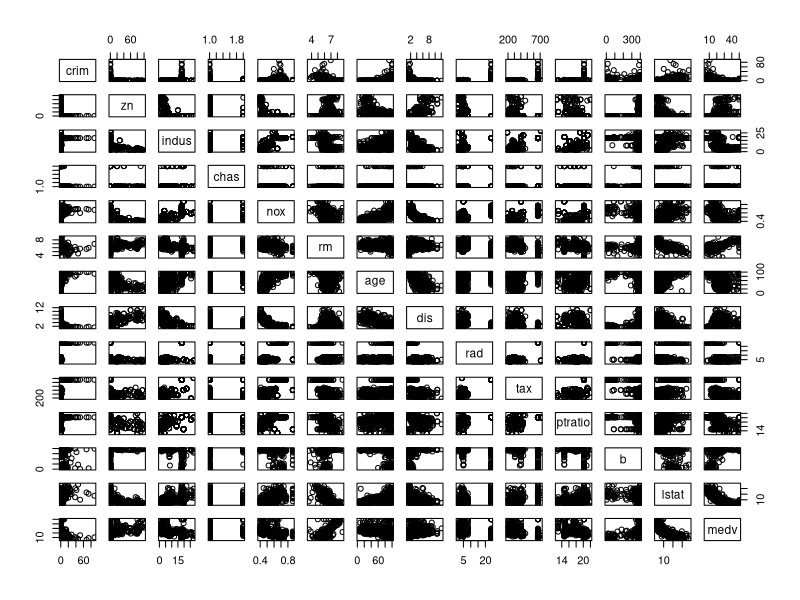
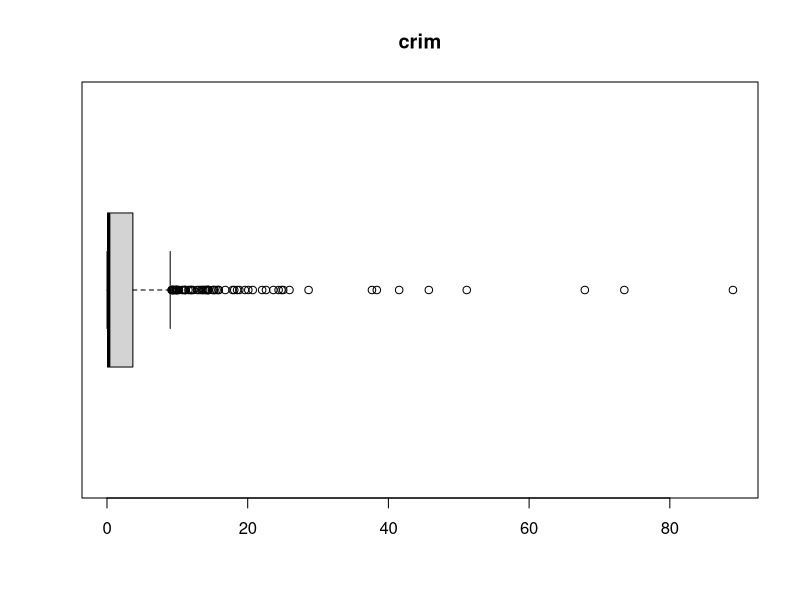
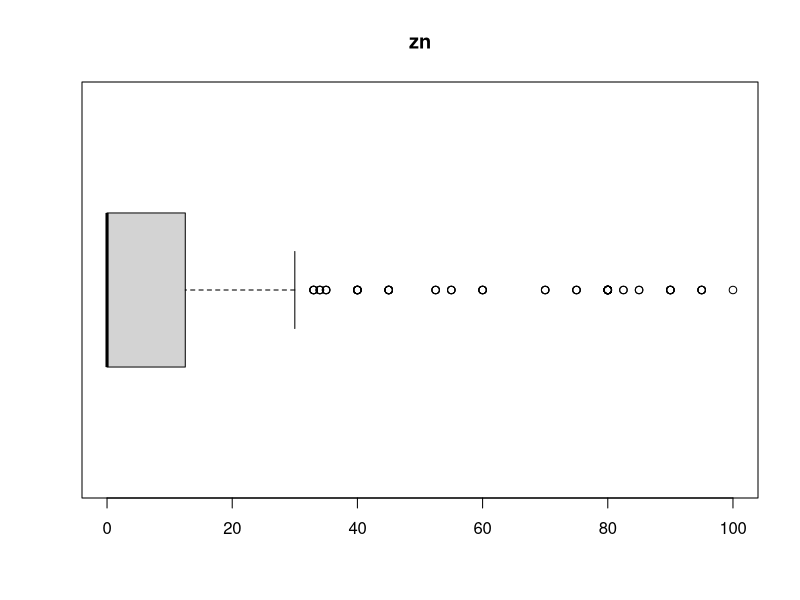
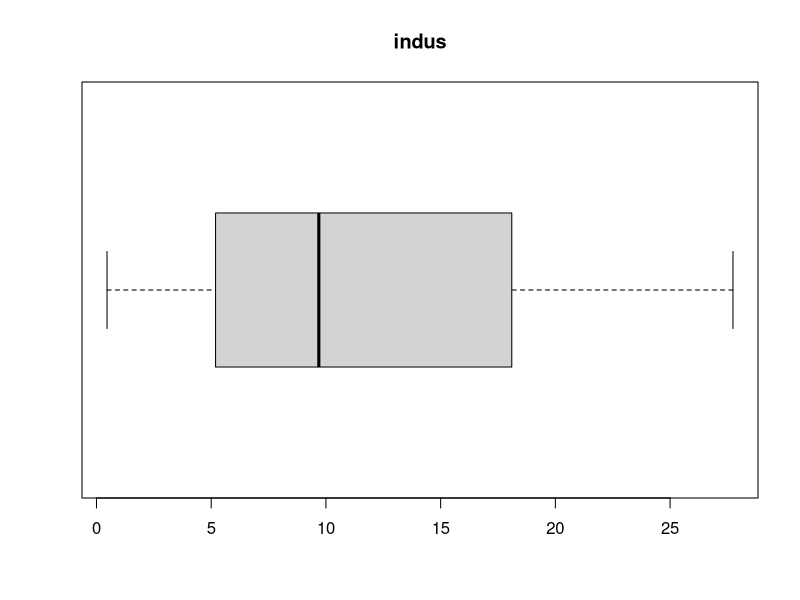
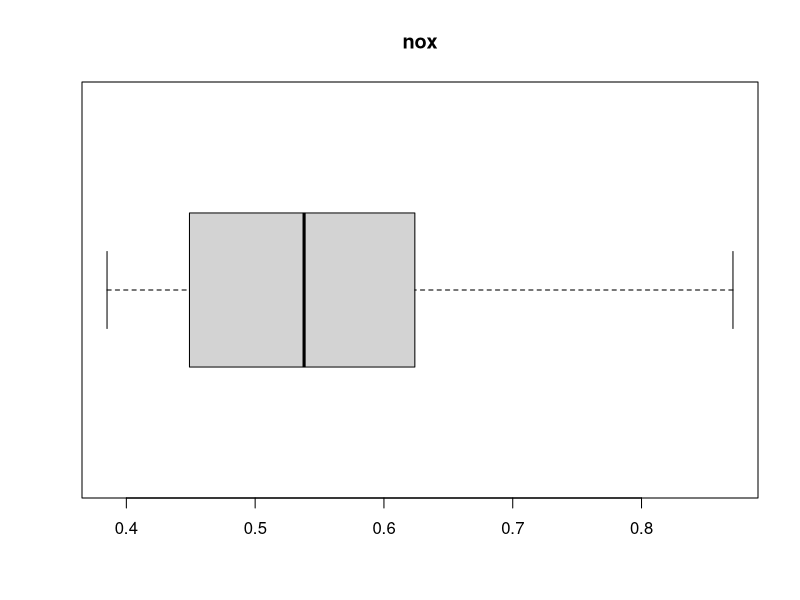
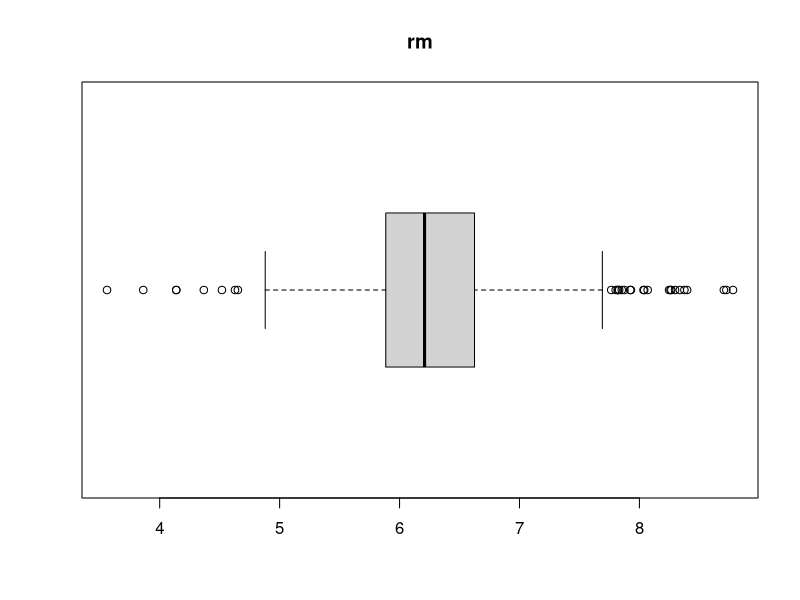
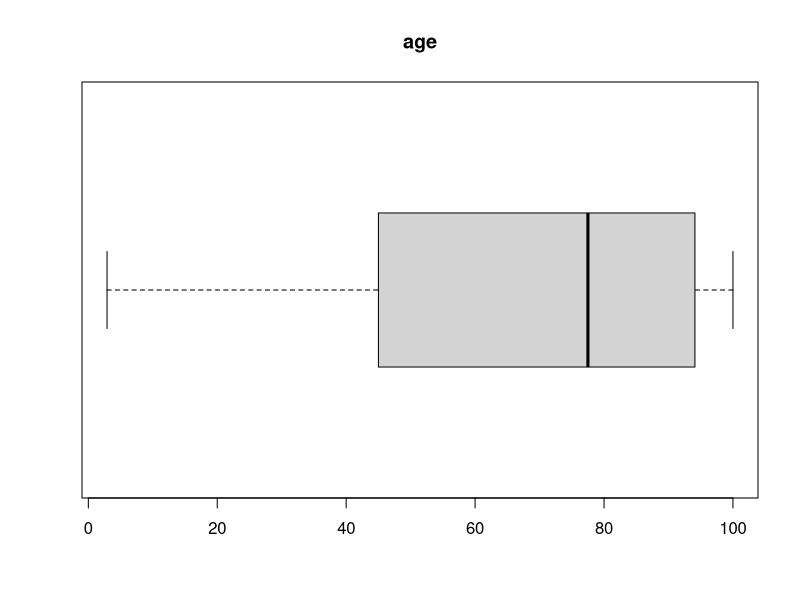
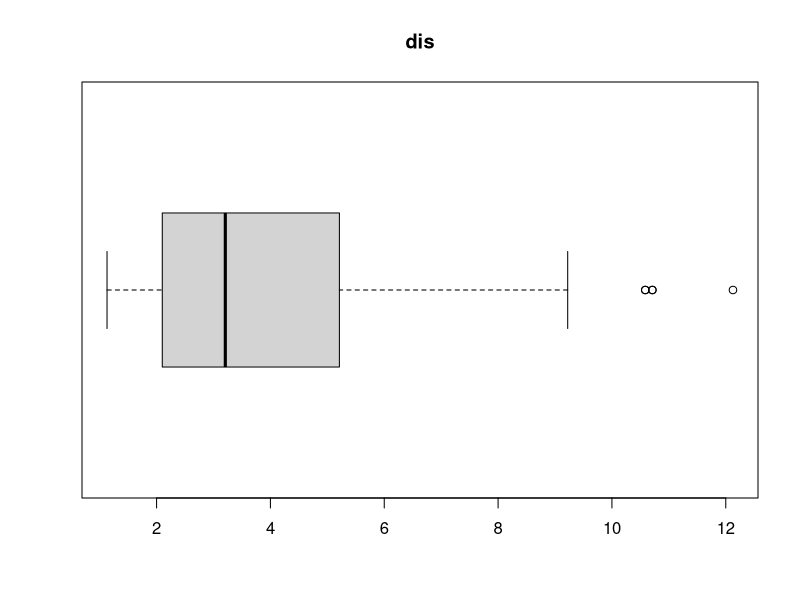

These charts were generated, in order, by the following R code:
install.packages("corrplot")
install.packages('mlbench')
library("corrplot")
library("glue")
library('mlbench')

#Loading Boston Housing data set
data(BostonHousing)
View(BostonHousing)

# Outputs the scatterplot matrix of all variables in the data set
pairs(BostonHousing)

# Programmatically generates box plot for each variable 

for (i in 1:ncol(BostonHousing)){
  if(is.numeric(BostonHousing[,i])){
    boxplot((BostonHousing[,i]),main=names(BostonHousing)[i],horizontal = TRUE)
  }
}

# Correlation matrix and correlation plot of data set

#Removing Factor variables
BostonHousing<-BostonHousing[,-4]

correlation<-cor(BostonHousing)
corrplot(cor(BostonHousing))
print(correlation)


# Identifying the top 3 strongest absolute correlations 
correlation<-cor(BostonHousing)
x<-0
y<-0
for (m in 1:3){
  max<-0
  for (i in 1:nrow(correlation)){
    for(j in 1:ncol(correlation)){
      if(max <= abs(correlation[i,][j]) & correlation[i,][j]!=1){
        max<-abs(correlation[i,][j])
        x<-i
        y<-j
      }
    }
  }
  correlation[x,][y]<-0
  correlation[y,][x]<-0
  a<-colnames(BostonHousing[y])
  b<-unname(max)
  c<-colnames(BostonHousing[x])
  top3<-glue("{a}-{c}:- {b}")
  print(top3)
}


# Creating a new variable "ageGroup" and assigning values based on different age quartiles
BostonHousing <- within(BostonHousing, ageGroup <- as.integer(cut(age, quantile(age, probs=0:4/4), include.lowest=TRUE)))
View(BostonHousing)
